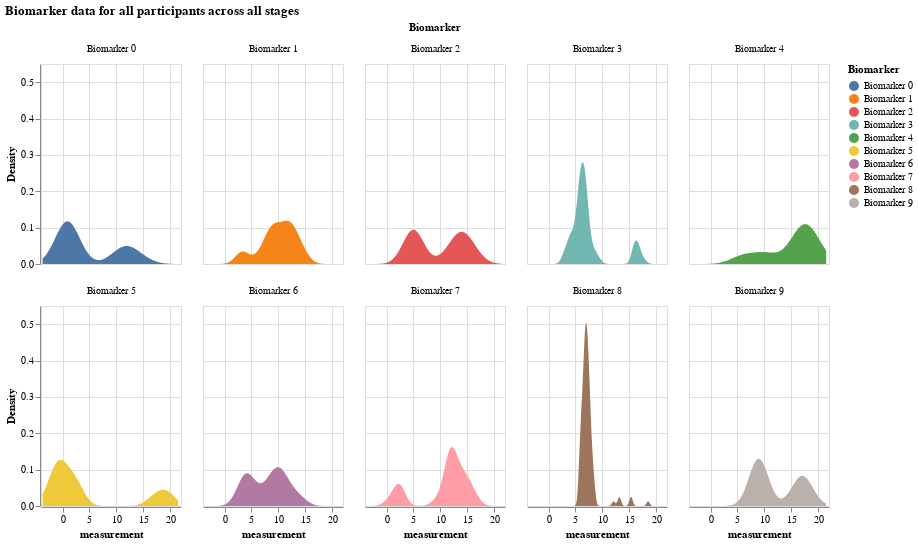

Notebook cell for this chart:
### Code cell
df = pd.DataFrame(X, columns = [f"Biomarker {i}" for i in range(N)])

# make this dataframe wide to long 
df_long = df.melt(var_name = "Biomarker", value_name="Value")

# exapand the value column into a dataframe
values_df = df_long['Value'].apply(pd.Series)
values_df.columns = ['participant', 'measurement', 'k_j', 'S_n', 'affected_or_not']

# join values_df with df_long
df_expanded = df_long.drop('Value', axis = 1).join(values_df)

alt.Chart(df_expanded).transform_density(
    'measurement',
    as_=['measurement', 'Density'],
    groupby=['Biomarker']
).mark_area().encode(
    x="measurement:Q",
    y="Density:Q",
    facet = alt.Facet(
        "Biomarker:N",
        columns = 5
    ),
    color=alt.Color(
        'Biomarker:N'
    )
).properties(
    width= 140,
    height = 200,
).properties(
    title='Biomarker data for all participants across all stages'
)

### Figure 1 — Vega-Lite specification as saved in the notebook (floating-point values rounded to 4 significant figures; data arrays with more than 128 entries replaced by an {"elided": "..."} marker saying what was removed)
{"config": {"view": {"continuousWidth": 300, "continuousHeight": 300}}, "data": {"name": "data-79eced8fcb8415f05492310bf4304e17"}, "mark": {"type": "area"}, "encoding": {"color": {"field": "Biomarker", "type": "nominal"}, "facet": {"columns": 5, "field": "Biomarker", "type": "nominal"}, "x": {"field": "measurement", "type": "quantitative"}, "y": {"field": "Density", "type": "quantitative"}}, "height": 200, "title": "Biomarker data for all participants across all stages", "transform": [{"density": "measurement", "groupby": ["Biomarker"], "as": ["measurement", "Density"]}], "width": 140, "$schema": "https://vega.github.io/schema/vega-lite/v5.16.3.json", "datasets": {"data-79eced8fcb8415f05492310bf4304e17": {"elided": "1000 records"}}}
